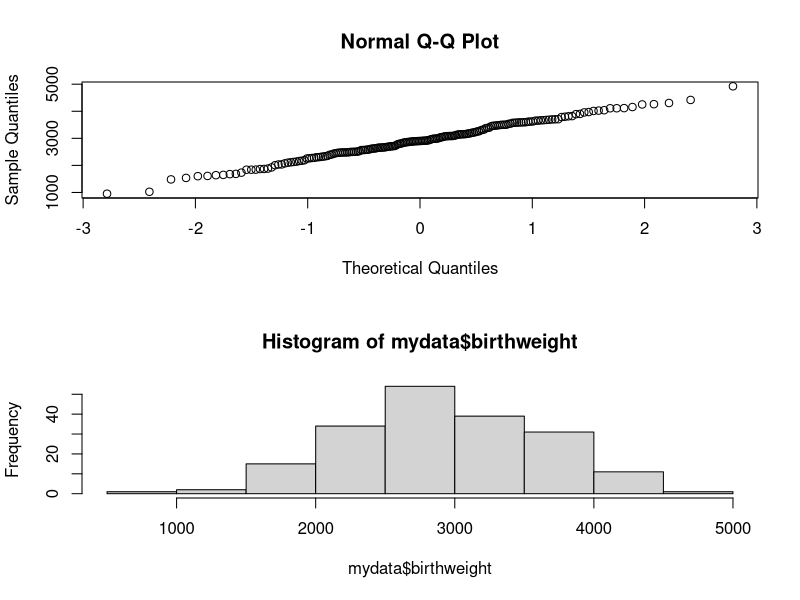
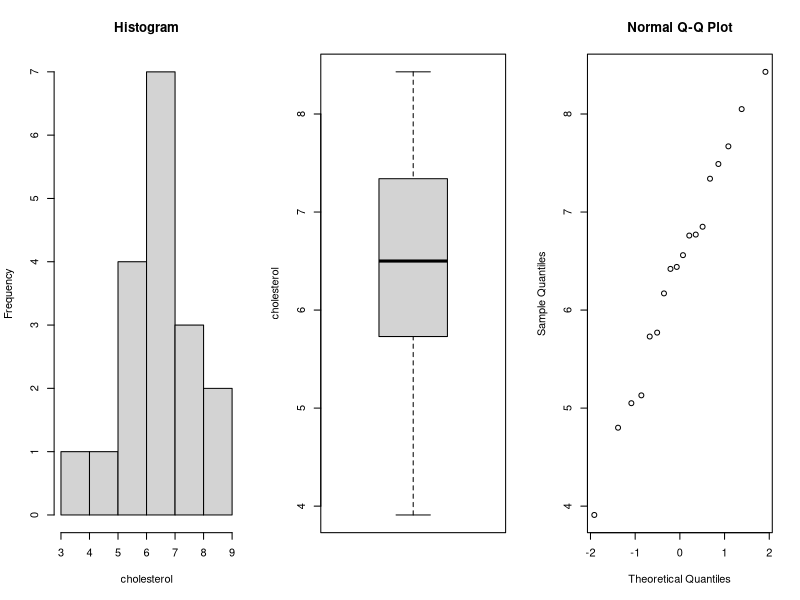
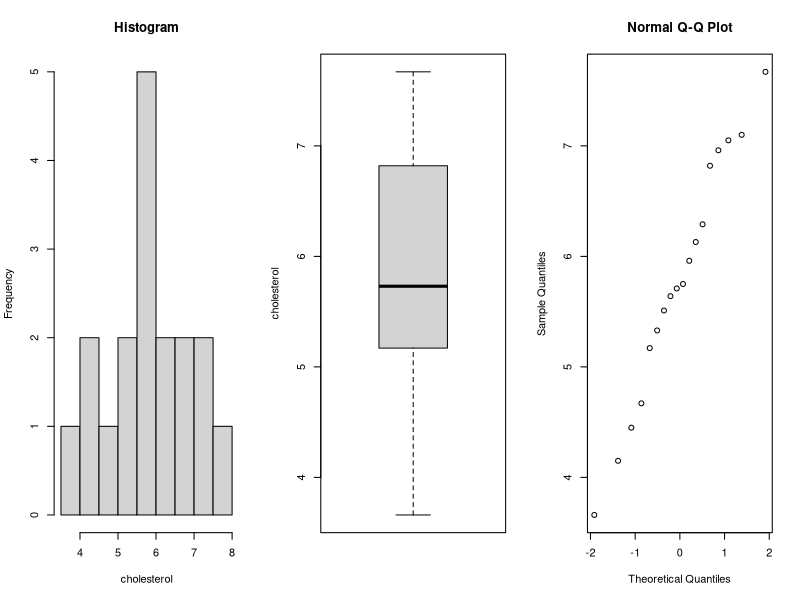
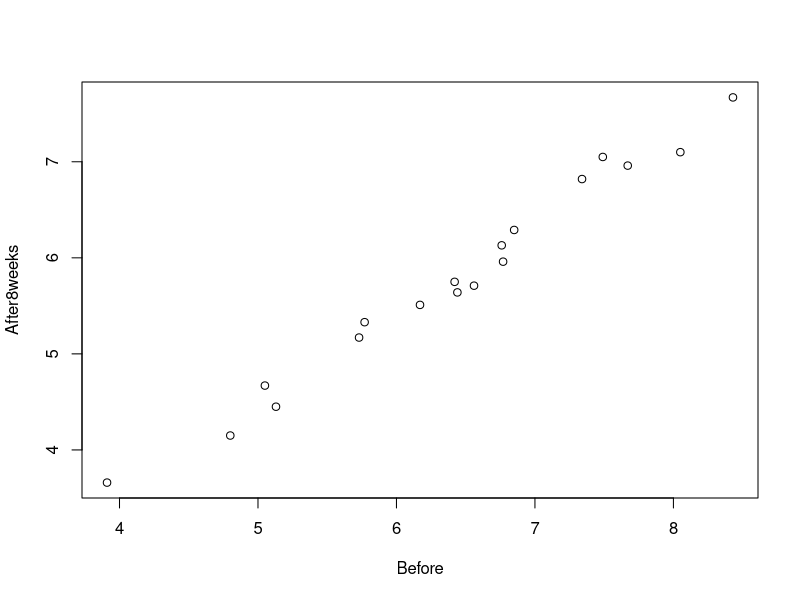
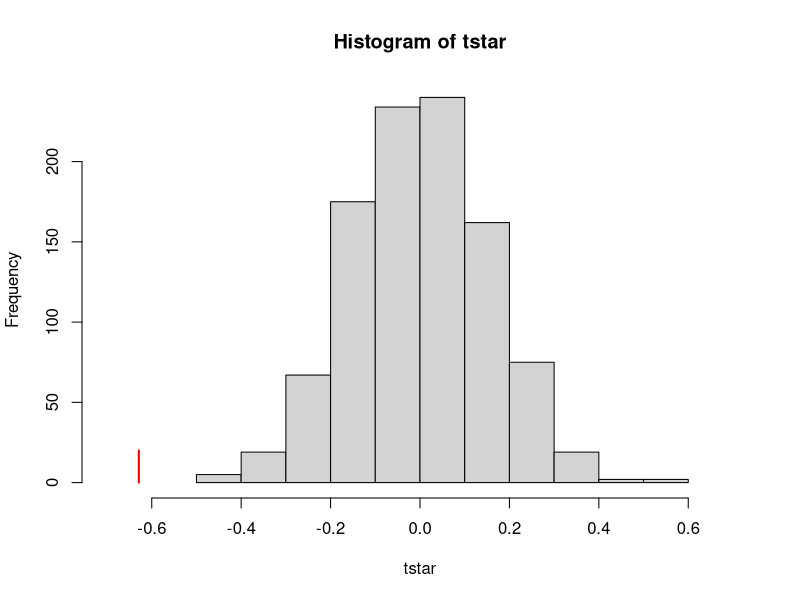
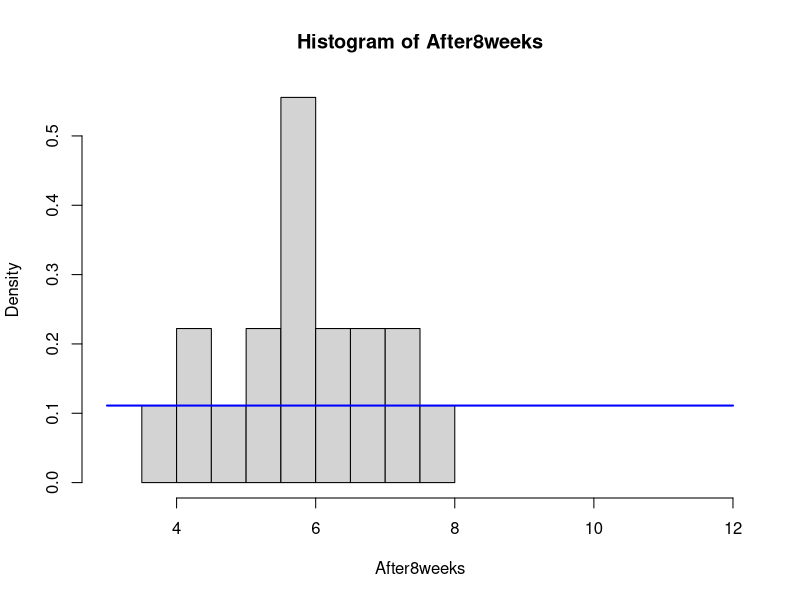
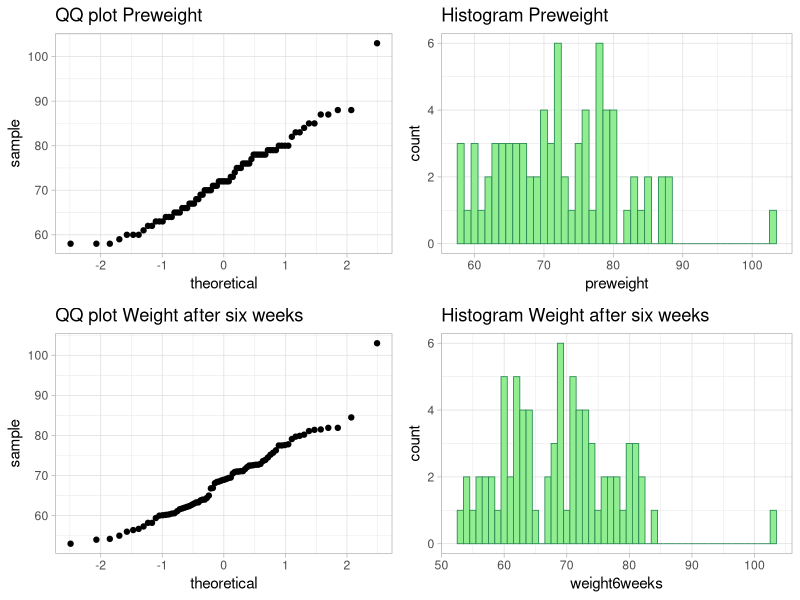
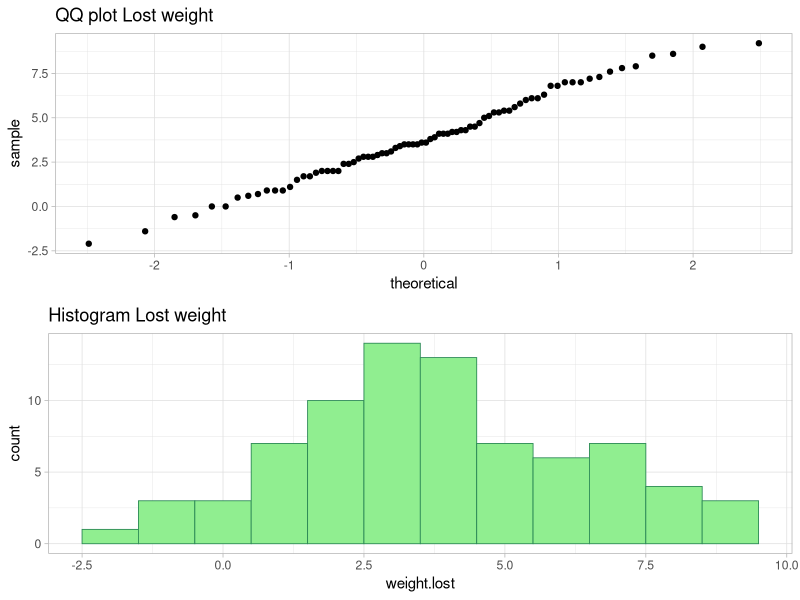

Reproduce these figures in R, in order.
## ---- chunk 1
knitr::opts_chunk$set(echo = TRUE)
options(digits=3)
library(ggplot2)
library(readr)
library(gridExtra)
library(viridis)
library(reshape2)   
library(dplyr)
library(boot)
library(pwr)
## ---- chunk 2
mydata <- read.table("birthweight.txt", header = TRUE, sep = "\n")
mu <- mean(mydata$birthweight)
sigma = sd(mydata$birthweight)
sigma
## ---- chunk 3
p=shapiro.test(mydata$birthweight)[[3]]; p
## ---- chunk 4
par(mfrow=c(2,1))
qqnorm(mydata$birthweight)
hist(mydata$birthweight)
## ---- chunk 5
n <- length(mydata$birthweight)
alpha <- 0.04
t_value <- qt(1-alpha/2, df=n-1)
t_value
lower_bound <- mu - t_value*sigma/sqrt(n)
upper_bound <- mu + t_value*sigma/sqrt(n)
## ---- chunk 6
boot_fn <- function(data, index) mean(data[index])
boot_data <- boot(mydata$birthweight, boot_fn, R=1000)
quantile(boot_data$t, c(0.02, 0.98))
## ---- chunk 7
t.test(mydata$birthweight, mu = 2800, alternative = 'greater')
## ---- chunk 8
num_above <- sum(mydata$birthweight > 2800)
num_below <- sum(mydata$birthweight < 2800)
## ---- chunk 9
binom.test(num_above, num_above + num_below, p = 0.5, alternative = "greater")
## ---- chunk 10
sig.level <- 0.05 
effect.size <- (2913.293 - 2800) / sigma 
power_t <- pwr.t.test(n = n, d = effect.size, sig.level = sig.level, type = "one.sample", alternative = "greater")$power
birthweight <- c(2786, 2977, 3076, 3277, 2826, 3106, 3016, 3131, 2846, 3011)
## ---- chunk 11
n=length(mydata$birthweight)

f <- function(x) x - qnorm(0.975)*sqrt((x*(1-x))/n) -0.25
p.hat <- uniroot(f, c(0.25, 1))$root

me=qnorm(0.9975)*sqrt((p.hat*(1-p.hat))/n)
p.hat_right=p.hat+me
p.hat_right
## ---- chunk 12
# pmu2600 <- 34/62
# pfu2600 <- 28/62
# pma2600 <- 61/126
# pfa2600 <- 65/126
# 
# birthweights_below_2600 <- c()
# birthweights_above_2600 <- c()
# 
# for (i in 1:length(mydata$birthweight)) {
#   if (mydata$birthweight[i] < 2600) {
#     birthweights_below_2600 <- c(birthweights_below_2600, mydata$birthweight[i])
#   }
#   else birthweights_above_2600 <- c(birthweights_above_2600, mydata$birthweight[i])
# }
# 
# # print the new dataset
# mean_male_weight <- (mean(birthweights_below_2600) * 34 + mean(birthweights_above_2600) * 61)/(61 + 34)
# mean_female_weight <- (mean(birthweights_below_2600) * 28 + mean(birthweights_above_2600) * 65)/(65 + 28)
# sd_male_below_2600 <- sqrt(sum((birthweights_below_2600 - mean_male_weight)^2) / 33)
# print(sd_male_below_2600)
# print(mean_female_weight)
# print(mean_male_weight)

prop.test(c(34,28),c(95, 93))
prop.test(c(61,65),c(95,90))
## ---- chunk 13
data=read.table(file="cholesterol.txt",header=TRUE)
Before = data$Before
After8weeks = data$After8weeks
## ---- chunk 14
par(mfrow=c(1,3))

summary(Before)

hist(Before,xlab='cholesterol', main='Histogram')
boxplot(Before, ylab='cholesterol')
qqnorm(Before)
## ---- chunk 15
par(mfrow=c(1,3))

summary(After8weeks)
hist(After8weeks, xlab='cholesterol', main='Histogram')
boxplot(After8weeks, ylab='cholesterol')
qqnorm(After8weeks)

par(mfrow=c(1,1))
## ---- chunk 16
cor(Before,After8weeks)
## ---- chunk 17
plot(Before,After8weeks)
## ---- chunk 18
p=t.test(After8weeks, Before, paired = TRUE)[[3]]; p
## ---- chunk 19
p=wilcox.test(After8weeks, Before, paired = TRUE)[[3]]; p
## ---- chunk 20
mystat=function(x,y) {mean(x-y)}
B=1000; tstar=numeric(B)
for (i in 1:B) {
  dietstar=t(apply(cbind(After8weeks,Before),1,sample))
  tstar[i]=mystat(dietstar[,1],dietstar[,2]) }
myt=mystat(After8weeks,Before)

myt
## ---- chunk 21
hist(tstar, xlim=c(-0.7,0.7))
lines(rep(myt,2),c(0,20), col="red",lwd=2)
## ---- chunk 22
pl=sum(tstar<myt)/B
pr=sum(tstar>myt)/B
p=2*min(pl,pr); p
## ---- chunk 23
x.bar = mean(After8weeks)
theta.hat = 2 * x.bar - 3
## ---- chunk 24
z = qnorm(0.975) 
sigma = sqrt(((theta.hat - 3)^2)/(12*18*18))
me = z * sigma

ci = c(theta.hat - me, theta.hat + me)
ci
## ---- chunk 25
hist(After8weeks, freq = FALSE, xlim = c(3, 12))
curve(dunif(x, min = 3, max = 12), add = TRUE, col="blue", lwd = 2)
## ---- chunk 26
H0=rep(1, 9)
for(theta in 4:12){
  n=length(After8weeks); t=max(After8weeks)
  B=1000; Tstar=numeric(B)
  for(i in 1:B) {
   Xstar=runif(n,3,theta)
   Tstar[i]=max(Xstar)}
  pl=sum(Tstar<t)/B;pr=sum(Tstar>t)/B
  p=2*min(pl,pr)
  if(p<0.05){H0[theta-3]=0}}
H0
## ---- chunk 27
H0=rep(1,9)
for(theta in 4:12){
  n=length(After8weeks)
  sample=runif(n,3,theta)
  p=ks.test(After8weeks,sample)$p.value
  if(p<0.05){H0[theta-3]=0}
}
H0
## ---- chunk 28
p=wilcox.test(After8weeks,mu=6,alt="l")[[3]]; p
## ---- chunk 29
n=sum(After8weeks<4.5)
prop=n/length(After8weeks);prop
## ---- chunk 30
data <- read.table(file= 'diet.txt', header=TRUE)
#View(data)
## ---- chunk 31
data$weight.lost <- 0
for (i in 1:78) {
  data$weight.lost[i] <- data$preweight[i] - data$weight6weeks[i]
}
head(data) #shows that weight.lost column has been added
summary(data) #inspect data
## ---- chunk 32
qq_pre <- ggplot(data) + geom_qq(aes(sample=preweight)) + theme_light() + labs(title="QQ plot Preweight")
qq_post <- ggplot(data) + geom_qq(aes(sample=weight6weeks))  + theme_light()  + labs(title="QQ plot Weight after six weeks")

hist_pre <- ggplot(data, aes(x=preweight))+ geom_histogram(binwidth=1, color="seagreen", fill="lightgreen", linewidth=.3) + theme_light() + labs(title="Histogram Preweight")
hist_post <- ggplot(data, aes(x=weight6weeks))+ geom_histogram(binwidth=1, color="seagreen", fill="lightgreen", linewidth=.3) + theme_light() + labs(title="Histogram Weight after six weeks")

grid.arrange(qq_pre, hist_pre, qq_post, hist_post)

max(data$preweight)
max(data$weight6weeks)

qq_diff <- ggplot(data) + geom_qq(aes(sample=weight.lost)) + theme_light() + labs(title="QQ plot Lost weight") 
hist_diff <- ggplot(data, aes(x=weight.lost))+ geom_histogram(binwidth=1, color="seagreen", fill="lightgreen", linewidth=.3) + theme_light() + labs(title="Histogram Lost weight")

grid.arrange(qq_diff, hist_diff)

## ---- chunk 33
shapiro.test(data$preweight)
shapiro.test(data$weight6weeks)
## ---- chunk 34
data_subset <- select(data,preweight, weight6weeks)
data_long <- melt(data_subset)

weight_boxplt <- ggplot(data_long, aes(x = variable, y = value)) +         
  geom_boxplot(color="seagreen", fill="lightgreen") + labs(title = 'Weights before and after diet', x = 'diet stage', y = 'weight')+ theme_light()

diet_boxplt <- ggplot(data, aes( y=weight.lost)) + geom_boxplot(color="seagreen", fill="lightgreen") + labs(title='Weight lost') + theme_light()

grid.arrange(weight_boxplt, diet_boxplt,  ncol = 2)

## ---- chunk 35
t.test(data$preweight, data$weight6weeks, data = data, paired = TRUE)
## ---- chunk 36
diet_g_boxplt <- ggplot(data, aes( y=weight.lost, group = diet)) + geom_boxplot(color="seagreen", fill="lightgreen") + labs(title='Weight lost per diet') + theme_light()
diet_g_boxplt
## ---- chunk 37
data$diet <- as.factor(data$diet) # diet is numerical but needs to be factor for ANOVA
is.factor(data$diet) # True
summary(data$diet) #design is not balanced

# treatment parametrization, diet1 is base level
dietaov <- lm(weight.lost ~ diet, data=data)
anova(dietaov)
summary(dietaov)

# sum parametrization
contrasts(data$diet)=contr.sum
dietaov2 <- lm(weight.lost ~ diet, data=data)
anova(dietaov2)
summary(dietaov2)

# t-test
data_diet2 <- data[data$diet == 2,]
data_diet3 <- data[data$diet == 3,]
names(data_diet3)[8]<- paste("weight.lost2")
data_diet23 <- cbind(data_diet2,data_diet3)
t.test(data_diet23$weight.lost, data_diet23$weight.lost2, data = data_diet23, paired = FALSE)
## ---- chunk 38
qq_aovres1 <- ggplot(data) + geom_qq(aes(sample=residuals(dietaov)))  + theme_light()  + labs(title="QQ residuals of lm weight.lost ~ diet")
scatter_aovres1 <- ggplot(dietaov, aes(fitted(dietaov), residuals(dietaov))) + geom_point() + theme_light() + labs(title="Fitted against actual residuals of lm weight.lost ~ diet")

grid.arrange(qq_aovres1, scatter_aovres1, ncol=2)

qq_aov2res2 <- ggplot(data) + geom_qq(aes(sample=residuals(dietaov2)))  + theme_light()  + labs(title="QQ residuals of lm weight.lost ~ diet")
scatter_aov2res2 <- ggplot(dietaov2, aes(fitted(dietaov2), residuals(dietaov2))) + geom_point() + theme_light() + labs(title="Fitted against actual residuals of lm weight.lost ~ diet")

grid.arrange(qq_aov2res2, scatter_aov2res2, ncol=2)
## ---- chunk 39
data$gender <- as.factor(data$gender)
is.factor(data$gender) # TRUE

genderaovm <- lm(weight.lost ~ diet + gender, data = data) # main effects
anova(genderaovm)

genderaovi <- lm(weight.lost ~ diet * gender, data = data) # interaction effects
anova(genderaovi)
## ---- chunk 40
par(mfrow=c(1,2))
interaction.plot(data$gender, data$diet, data$weight.lost)
interaction.plot(data$diet, data$gender, data$weight.lost)
## ---- chunk 41
par(mfrow=c(1,2))
qqnorm(residuals(genderaovm))
scatter_genderaovm <- ggplot(genderaovm, aes(fitted(genderaovm), residuals(genderaovm))) + geom_point() + theme_light() + labs(title="Fitted against actual residuals of lm weight.lost ~ diet + gender")

qqnorm(residuals(genderaovi))
scatter_genderaovi <- ggplot(genderaovi, aes(fitted(genderaovi), residuals(genderaovi))) + geom_point() + theme_light() + labs(title="Fitted against actual residuals of lm weight.lost ~ diet * gender")

grid.arrange(scatter_genderaovm, scatter_genderaovi, ncol=2)

## ---- chunk 42
data$height <- as.factor(data$height)
is.factor(data$height) # TRUE

heightaovm <- lm(weight.lost ~ diet + height, data = data) # main effects
anova(heightaovm)

heightaovi <- lm(weight.lost ~ diet * height, data = data) # interaction effects
anova(heightaovi)
## ---- chunk 43
par(mfrow=c(1,2))
interaction.plot(data$height, data$diet, data$weight.lost)
interaction.plot(data$diet, data$height, data$weight.lost)
## ---- chunk 44
par(mfrow=c(1,2))
qqnorm(residuals(heightaovm))
scatter_heightaovm <- ggplot(heightaovm, aes(fitted(heightaovm), residuals(heightaovm))) + geom_point() + theme_light() + labs(title="Fitted against actual residuals of lm weight.lost ~ diet + height")

qqnorm(residuals(heightaovi))
scatter_heightaovi <- ggplot(heightaovi, aes(fitted(heightaovi), residuals(heightaovi))) + geom_point() + theme_light() + labs(title="Fitted against actual residuals of lm weight.lost ~ diet * height")

grid.arrange(scatter_heightaovm, scatter_heightaovi, ncol=2)
